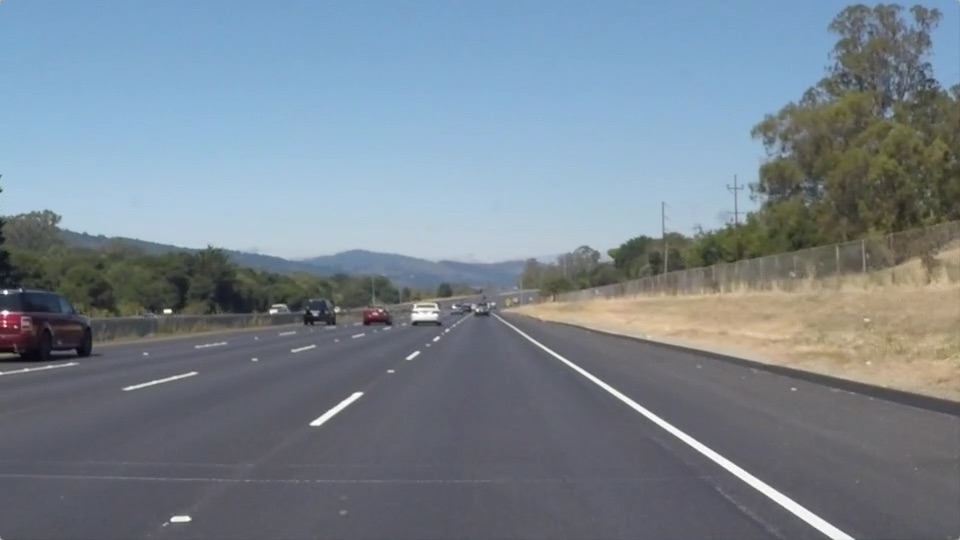
#> input picture test_images/solidWhiteRight.jpg, 960 x 540 px
$ jupyter execute --allow-errors P1.ipynb   (shell and % lines are left out)
#> lines starting #> are read from the running program, lines starting #| are printed output that depends on the picture; after the words box and inside, x2 and y2 are one past the last pixel; in counts of white or black regions, pixels touching at a corner belong together
# Self-Driving Car Engineer Nanodegree

## Project: **Finding Lane Lines on the Road**
***
In this project, you will use the tools you learned about in the lesson to identify lane lines on the road.  You can develop your pipeline on a series of individual images, and later apply the result to a video stream (really just a series of images). Check out the video clip "raw-lines-example.mp4" (also contained in this repository) to see what the output should look like after using the helper functions below.

Once you have a result that looks roughly like "raw-lines-example.mp4", you'll need to get creative and try to average and/or extrapolate the line segments you've detected to map out the full extent of the lane lines.  You can see an example of the result you're going for in the video "P1_example.mp4".  Ultimately, you would like to draw just one line for the left side of the lane, and one for the right.

In addition to implementing code, there is a brief writeup to complete. The writeup should be completed in a separate file, which can be either a markdown file or a pdf document. There is a [write up template](https://github.com/udacity/CarND-LaneLines-P1/blob/master/writeup_template.md) that can be used to guide the writing process. Completing both the code in the Ipython notebook and the writeup template will cover all of the [rubric points](https://review.udacity.com/#!/rubrics/322/view) for this project.

---
Let's have a look at our first image called 'test_images/solidWhiteRight.jpg'.  Run the 2 cells below (hit Shift-Enter or the "play" button above) to display the image.

**Note: If, at any point, you encounter frozen display windows or other confounding issues, you can always start again with a clean slate by going to the "Kernel" menu above and selecting "Restart & Clear Output".**

---

**The tools you have are color selection, region of interest selection, grayscaling, Gaussian smoothing, Canny Edge Detection and Hough Tranform line detection.  You  are also free to explore and try other techniques that were not presented in the lesson.  Your goal is piece together a pipeline to detect the line segments in the image, then average/extrapolate them and draw them onto the image for display (as below).  Once you have a working pipeline, try it out on the video stream below.**

---

<figure>

 <figcaption>
 <p></p>
 <p style="text-align: center;"> Your output should look something like this (above) after detecting line segments using the helper functions below </p>
 </figcaption>
</figure>
 <p></p>
<figure>

 <figcaption>
 <p></p>
 <p style="text-align: center;"> Your goal is to connect/average/extrapolate line segments to get output like this</p>
 </figcaption>
</figure>

**Run the cell below to import some packages.  If you get an `import error` for a package you've already installed, try changing your kernel (select the Kernel menu above --> Change Kernel).  Still have problems?  Try relaunching Jupyter Notebook from the terminal prompt.  Also, see [this forum post](https://carnd-forums.udacity.com/cq/viewquestion.action?spaceKey=CAR&id=29496372&questionTitle=finding-lanes---import-cv2-fails-even-though-python-in-the-terminal-window-has-no-problem-with-import-cv2) for more troubleshooting tips.**

## Import Packages

[cell 1]
#importing some useful packages
import matplotlib.pyplot as plt
import matplotlib.image as mpimg
import numpy as np
import cv2

## Read in an Image

[cell 2]
#reading in an image
image = mpimg.imread('test_images/solidWhiteRight.jpg')
#> image is the input picture: shape (540, 960, 3); mean R, G, B 120.3, 132.6, 143.7

#printing out some stats and plotting
print('This image is:', type(image), 'with dimensions:', image.shape)
#| This image is: <class 'numpy.ndarray'> with dimensions: (540, 960, 3)
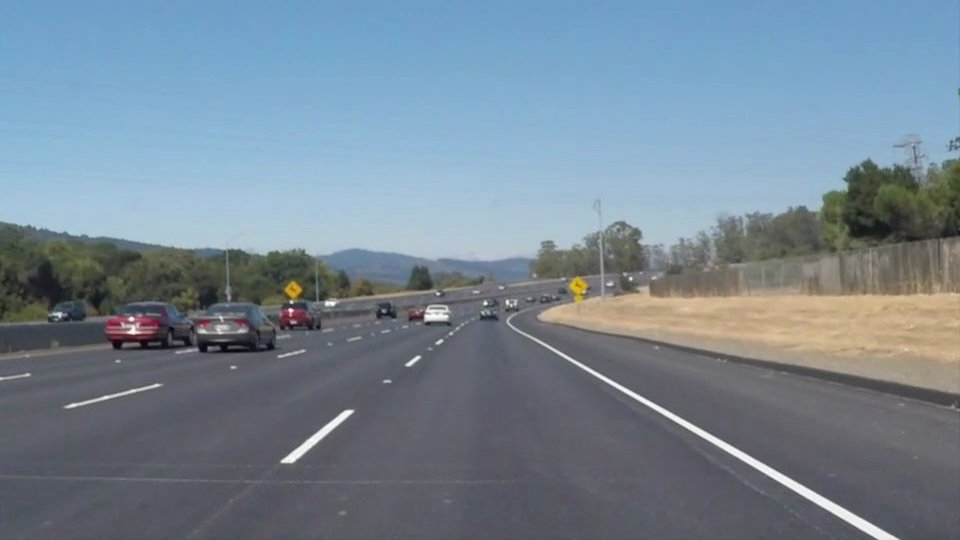
#> input picture test_images/solidWhiteCurve.jpg, 960 x 540 px
#> further down, img is the input picture: shape (540, 960, 3); mean R, G, B 118.5, 134.5, 148.1
plt.imshow(image)  # if you wanted to show a single color channel image called 'gray', for example, call as plt.imshow(gray, cmap='gray')

## Ideas for Lane Detection Pipeline

**Some OpenCV functions (beyond those introduced in the lesson) that might be useful for this project are:**

`cv2.inRange()` for color selection
`cv2.fillPoly()` for regions selection
`cv2.line()` to draw lines on an image given endpoints
`cv2.addWeighted()` to coadd / overlay two images
`cv2.cvtColor()` to grayscale or change color
`cv2.imwrite()` to output images to file
`cv2.bitwise_and()` to apply a mask to an image

**Check out the OpenCV documentation to learn about these and discover even more awesome functionality!**

## Helper Functions

Below are some helper functions to help get you started. They should look familiar from the lesson!

[cell 3]
import math

def grayscale(img):
    """Applies the Grayscale transform
    This will return an image with only one color channel
    but NOTE: to see the returned image as grayscale
    (assuming your grayscaled image is called 'gray')
    you should call plt.imshow(gray, cmap='gray')"""
    return cv2.cvtColor(img, cv2.COLOR_RGB2GRAY)
    # Or use BGR2GRAY if you read an image with cv2.imread()
    # return cv2.cvtColor(img, cv2.COLOR_BGR2GRAY)

def canny(img, low_threshold, high_threshold):
    """Applies the Canny transform"""
    return cv2.Canny(img, low_threshold, high_threshold)

def gaussian_blur(img, kernel_size):
    """Applies a Gaussian Noise kernel"""
    return cv2.GaussianBlur(img, (kernel_size, kernel_size), 0)

def region_of_interest(img, vertices):
    """
    Applies an image mask.

    Only keeps the region of the image defined by the polygon
    formed from `vertices`. The rest of the image is set to black.
    """
    #defining a blank mask to start with
    mask = np.zeros_like(img)

    #defining a 3 channel or 1 channel color to fill the mask with depending on the input image
    if len(img.shape) > 2:
        channel_count = img.shape[2]  # i.e. 3 or 4 depending on your image
        ignore_mask_color = (255,) * channel_count
    else:
        ignore_mask_color = 255

    #filling pixels inside the polygon defined by "vertices" with the fill color
    cv2.fillPoly(mask, vertices, ignore_mask_color)

    #returning the image only where mask pixels are nonzero
    masked_image = cv2.bitwise_and(img, mask)
    return masked_image


def draw_lines(img, lines, color=[255, 0, 0], thickness=3, extended=False, crop_from_top=40):
    """
    NOTE: this is the function you might want to use as a starting point once you want to
    average/extrapolate the line segments you detect to map out the full
    extent of the lane (going from the result shown in raw-lines-example.mp4
    to that shown in P1_example.mp4).

    Think about things like separating line segments by their
    slope ((y2-y1)/(x2-x1)) to decide which segments are part of the left
    line vs. the right line.  Then, you can average the position of each of
    the lines and extrapolate to the top and bottom of the lane.

    This function draws `lines` with `color` and `thickness`.
    Lines are drawn on the image inplace (mutates the image).
    If you want to make the lines semi-transparent, think about combining
    this function with the weighted_img() function below
    """
    if extended:
        #draw_extended_lines_pf(img, lines, color, thickness)
        draw_extended_lines_sc(img, lines, color, thickness, crop_from_top)
    else:
        for line in lines:
            for x1,y1,x2,y2 in line:
                cv2.line(img, (x1, y1), (x2, y2), color, thickness)

# With polyfit – works not so well
# [87 lines left out: functions draw_extended_lines_pf, findX, draw_extended_lines_sc, not called in this run]

def hough_lines(img, rho, theta, threshold, min_line_len, max_line_gap, extended=False, crop_from_top=40):
    """
    `img` should be the output of a Canny transform.

    Returns an image with hough lines drawn.
    """
    lines = cv2.HoughLinesP(img, rho, theta, threshold, np.array([]), minLineLength=min_line_len, maxLineGap=max_line_gap)
    line_img = np.zeros((img.shape[0], img.shape[1], 3), dtype=np.uint8)
    if extended:
        draw_lines(line_img, lines, thickness=8, extended=True, crop_from_top=crop_from_top)
    else:
        draw_lines(line_img, lines)
    return line_img

# Python 3 has support for cool math symbols.

# [13 lines left out: function weighted_img, not called in this run]

## Test Images

Build your pipeline to work on the images in the directory "test_images"
**You should make sure your pipeline works well on these images before you try the videos.**

[cell 4]
import os
os.listdir("test_images/")

## Build a Lane Finding Pipeline

Build the pipeline and run your solution on all test_images. Make copies into the `test_images_output` directory, and you can use the images in your writeup report.

Try tuning the various parameters, especially the low and high Canny thresholds as well as the Hough lines parameters.

[cell 5]
# TODO: Build your pipeline that will draw lane lines on the test_images
# then save them to the test_images directory.
input_dir = 'test_images/'
output_dir = 'test_images_output/'
gaussian_kernel_size = 3
canny_low_threshold = 50
canny_high_threshold = 150
hl_rho = 1
hl_theta = np.pi/120
hl_threshold = 20
hl_min_line_len = 15
hl_max_line_gap = 40

# This is a first pipeline I've built, it works with grayscale version of image
# It works not so good on not really contrast images/frames with yellow lines

def pipeline(original_img, full_info=False):
    # Make a copy of provided image to not break an original
    img = np.copy(original_img)

    # Make image gray
    img = grayscale(img)

    # Blur image with kernel size 5
    img = gaussian_blur(img, gaussian_kernel_size)

    # Apply canny transform to detect edges
    edges = canny(img, canny_low_threshold, canny_high_threshold)

    # Get vertices for region of interest
    imshape = img.shape
    vertices = np.array([[
        (50,imshape[0]),
        (imshape[1]/2 - 10, imshape[0]/2 + 40),
        (imshape[1]/2 + 10, imshape[0]/2 + 40),
        (imshape[1] - 50,imshape[0])
    ]], dtype=np.int32)

    # Apply mask
    masked_edges = region_of_interest(edges, vertices)

    # Get hough lines
    line_img = hough_lines(masked_edges,
                           rho=hl_rho,
                           theta=hl_theta,
                           threshold=hl_threshold,
                           min_line_len=hl_min_line_len,
                           max_line_gap=hl_max_line_gap)

    # Get extended lines
    ext_line_img = hough_lines(masked_edges,
                               rho=hl_rho,
                               theta=hl_theta,
                               threshold=hl_threshold,
                               min_line_len=hl_min_line_len,
                               max_line_gap=hl_max_line_gap,
                               extended=True,
                               crop_from_top=CROP_FROM_TOP)

    result = weighted_img(line_img, original_img, 0.9, 0.9)
    ext_result = weighted_img(ext_line_img, original_img, 0.9, 0.9)

    if full_info:
        return result, ext_result
    else:
        return ext_result

n = 0
#> (the rest of this cell did not finish here and is left out)

#> in grayscale, `return cv2.cvtColor(img, cv2.COLOR_RGB2GRAY)`:
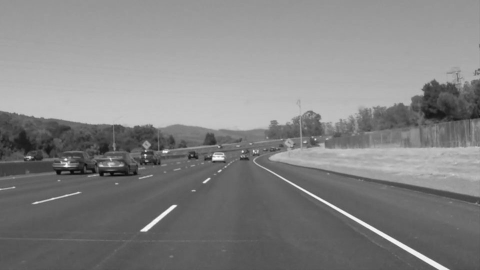
#> returned value: shape (540, 960) (shown at 1/2 size); min 5, max 255, mean 131.2
#> in canny, `return cv2.Canny(img, low_threshold, high_threshold)`:
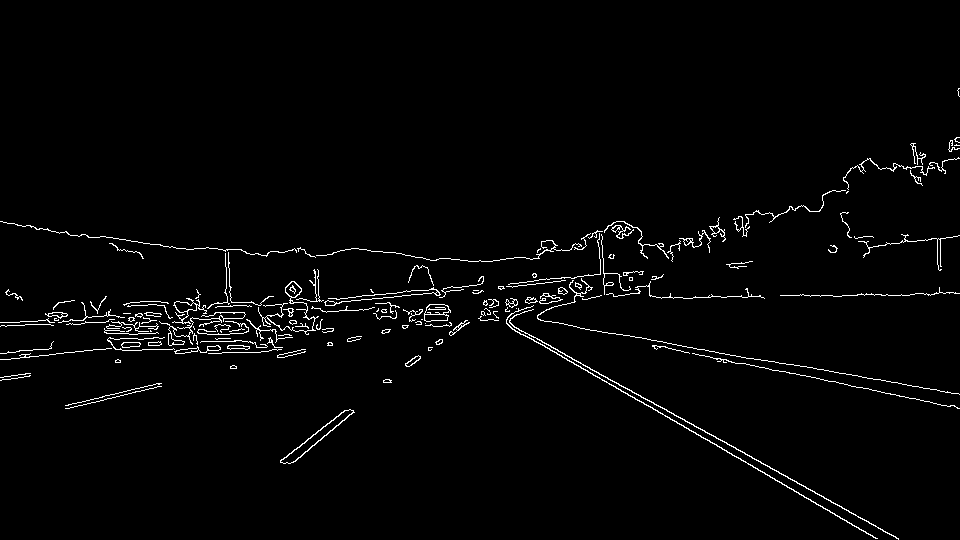
#> returned value: shape (540, 960); 2.1% white in thin lines or dots, all inside (x1, y1, x2, y2) = (0, 88, 960, 540)
#> in region_of_interest, `cv2.fillPoly(mask, vertices, ignore_mask_color)`:
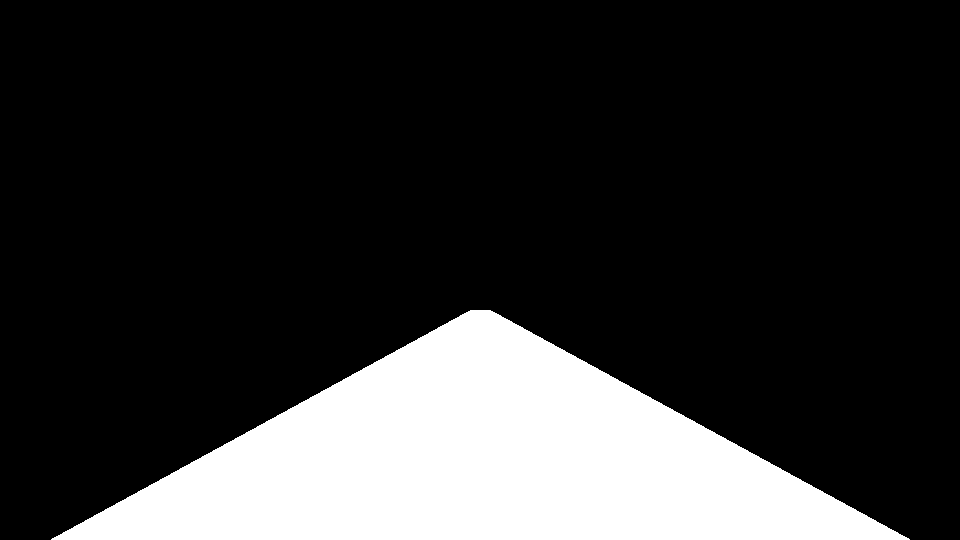
#> mask: shape (540, 960); 19.6% white; 1 white region, box (x1, y1, x2, y2) and area: (51, 310, 910, 540) 101390
#> in region_of_interest, `masked_image = cv2.bitwise_and(img, mask)`:
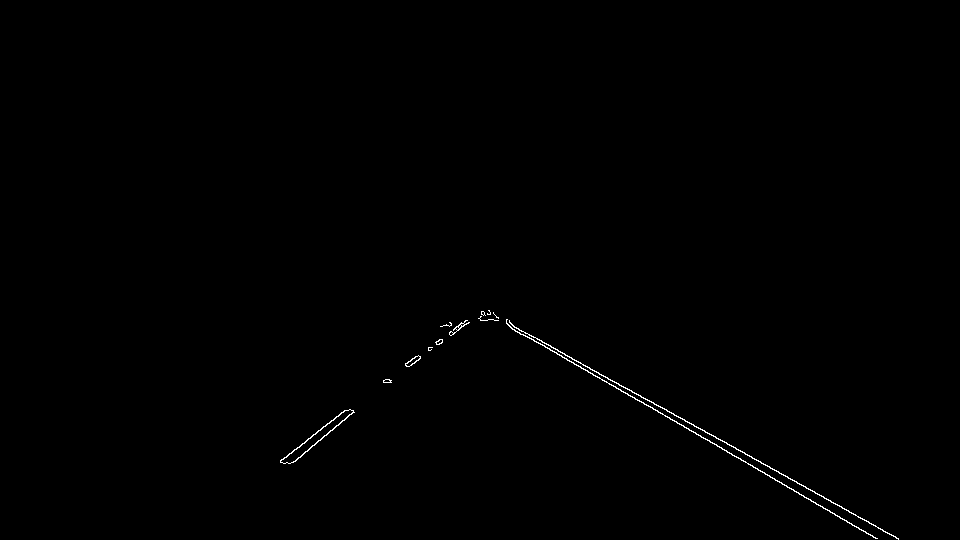
#> masked_image: shape (540, 960); 0.33% white in thin lines or dots, all inside (x1, y1, x2, y2) = (280, 310, 899, 540)
#> in hough_lines, `lines = cv2.HoughLinesP(img, rho, theta, threshold, np.array([]), minL..`: lines = 14 rows, first 6: [483, 311, 877, 538], [490, 314, 744, 452], [572, 359, 823, 496], [290, 463, 467, 320], [280, 461, 461, 322], [736, 449, 895, 536]
#> the loop in draw_lines, `for line in lines:` made 14 passes
    n += 1
    plt.figure(n)
    plt.imshow(res)
    cv2.imwrite(output_dir + img_name + '_res.jpg', cv2.cvtColor(res, cv2.COLOR_RGB2BGR))
    n += 1
    plt.figure(n)
    plt.imshow(ext_res)
    cv2.imwrite(output_dir + img_name + '_ext_res.jpg', cv2.cvtColor(ext_res, cv2.COLOR_RGB2BGR))

[cell 6]
n = 0
for img_name in os.listdir(input_dir):
    img = mpimg.imread(input_dir + img_name)

    hsv = cv2.cvtColor(img, cv2.COLOR_BGR2HSV)
#> hsv: shape (540, 960, 3); mean H, S, V 40.4, 55.2, 152.4
    yellow = cv2.inRange(hsv, (80,90,90), (110, 255, 255))
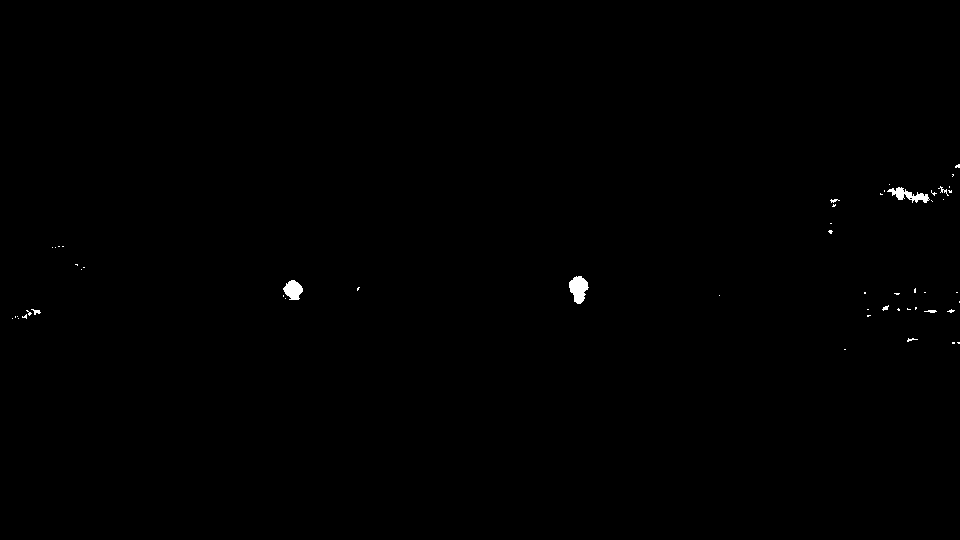
#> yellow: shape (540, 960); 0.25% white; 54 white regions (45 under 20 px), largest, box (x1, y1, x2, y2) and area: (569, 276, 589, 304) 370, (887, 187, 930, 203) 296, (283, 280, 303, 300) 272
    white = cv2.inRange(img, (100,100,180), (255, 255, 255))
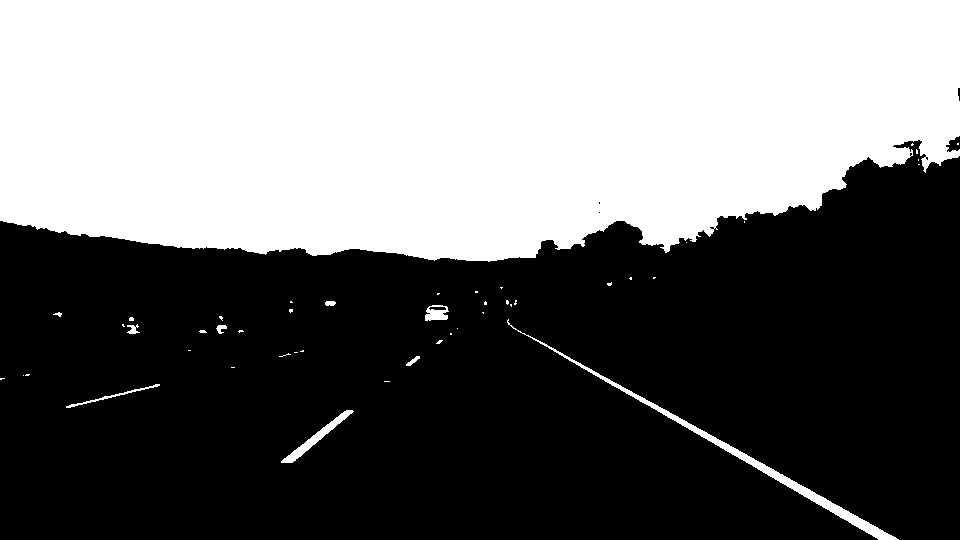
#> white: shape (540, 960); 43.4% white; 47 white regions (37 under 20 px), largest, box (x1, y1, x2, y2) and area: (0, 0, 960, 262) 220787, (507, 319, 899, 540) 2573, (281, 410, 354, 463) 629
    yellow_white = cv2.addWeighted(white, 1., yellow, 1., 0.)
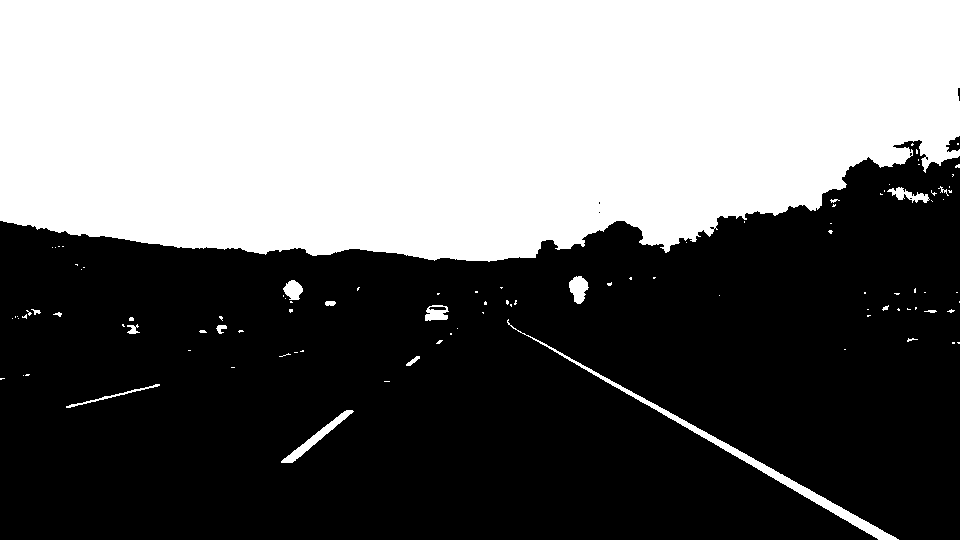
#> yellow_white: shape (540, 960); 43.7% white; 101 white regions (82 under 20 px), largest, box (x1, y1, x2, y2) and area: (0, 0, 960, 262) 220787, (507, 319, 899, 540) 2573, (281, 410, 354, 463) 629
    n += 1
    plt.figure(n)
    plt.imshow(img)
    n += 1
    plt.figure(n)
    plt.imshow(yellow)
    n += 1
    plt.figure(n)
    plt.imshow(yellow_white)
